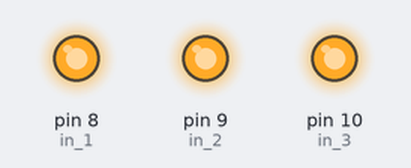
Bench run of a sketch on a simulated Arduino Uno, built with avr-gcc and run on an emulated ATmega328P. Shown: output pins drawn as LEDs (lit = HIGH). Random numbers use the default seed unless the sketch sets one.

Above: at 0.1 s.
At 8.1 s:
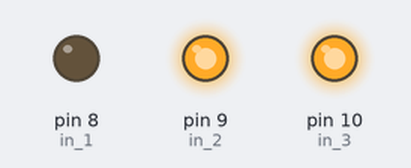
At 14.1 s:
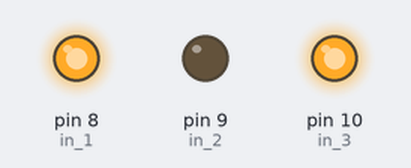
At 19.1 s:
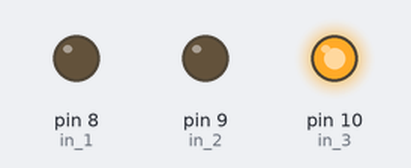
At 29.1 s:
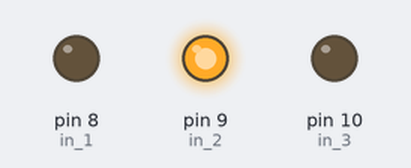
At 38.1 s:
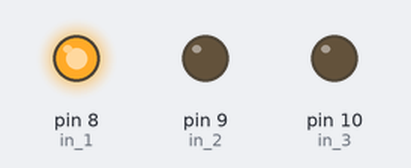
Timing chart, 0 to 39.6 s (numbered marks = the images above):
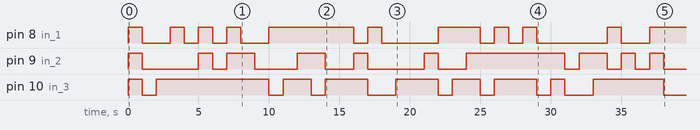

Measured:
- by itself, pin 8 (in_1): LOW → HIGH at 0.00 s, → LOW 1.0 s later, → HIGH 2.0 s later, → LOW 1.0 s later, … (21 changes in this stretch)
- by itself, pin 9 (in_2): LOW → HIGH at 0.00 s, → LOW 1.0 s later, → HIGH 4.0 s later, → LOW 1.0 s later, … (20 changes in this stretch)
- by itself, pin 10 (in_3): LOW → HIGH at 0.00 s, → LOW 1.0 s later, → HIGH 1.0 s later, → LOW 8.0 s later, … (18 changes in this stretch)

The sketch:

traffic_lights_windows.ino
```cpp
int in_1 = 8;
int in_2 = 9;
int in_3 = 10;

void setup() {
  pinMode(in_1, OUTPUT);
  pinMode(in_2, OUTPUT);
  pinMode(in_3, OUTPUT);
  Serial.begin(9600);
}

void loop() {
  long redSwitch = random(0, 2);
  long yellowSwitch = random(0, 2);
  long greenSwitch = random(0, 2);
  flashLights(convertBool(redSwitch), convertBool(yellowSwitch), convertBool(greenSwitch));
  delay(1000);
}

void flashLights(bool red, bool yellow, bool green) {
  if (red) {
    digitalWrite(in_1, HIGH);
  } else {
    digitalWrite(in_1, LOW);
  }
  if (yellow) {
    digitalWrite(in_2, HIGH);
  } else {
    digitalWrite(in_2, LOW);
  }
  if (green) {
    digitalWrite(in_3, HIGH);
  } else {
    digitalWrite(in_3, LOW);
  }
}

bool convertBool(int a) {
  if (a == 1) {
    return true;
  } else {
    return false;
  }
}
```
